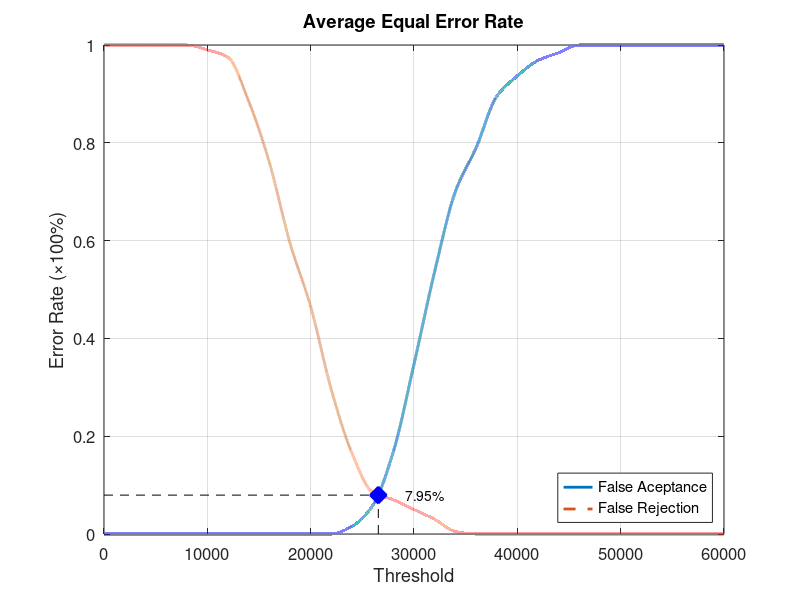
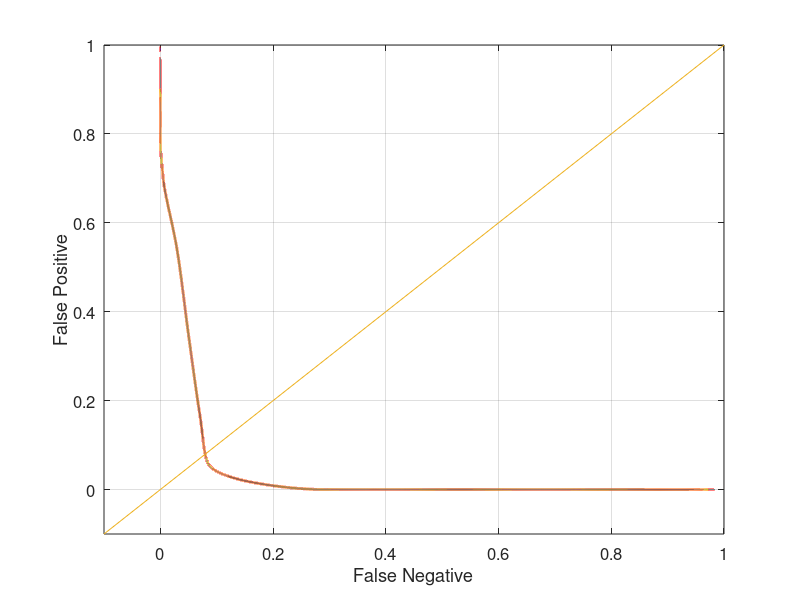

Write MATLAB code to recreate these figures, in order.
function yEER = Database4_3
close all;
clear;
clc;
x = 0:2000:60000;
xq = 0:0.5:60000;

y0 = [0 0 0 0 0 0 0 0 0 0 0 0 0.0157895 0.0578947 0.168421 0.347368 0.536842 0.7 0.789474 0.894737 0.936842 0.968421 0.984211 1 1 1 1 1 1 1 1];
yy0 = interp1(x, y0, xq, 'pchip');
y1 = [1 1 1 1 1 0.99 0.975 0.885 0.76 0.595 0.465 0.295 0.165 0.085 0.07 0.05 0.03 0.005 0 0 0 0 0 0 0 0 0 0 0 0 0];
yy1 = interp1(x, y1, xq, 'pchip');

% Calculating EER: 
y2 = abs(y0 - y1);
find(y2 == min(y2))
yy2 = abs(yy0 - yy1);
xEER = find(yy2 == min(yy2));
xEERIndex = xq(xEER) % X-axis EER
yEER = yy0(xEER) % Y-axis EER

main = figure
plot(xq, yy0,'-','LineWidth', 2);	hold on
plot(xq, yy1,'--','LineWidth', 2);	hold on
plot([xEERIndex xEERIndex], [0 yEER], 'k--');	hold on
plot([0 xEERIndex], [yEER yEER], 'k--');	hold on
plot(xEERIndex, yEER, 'bx', 'LineWidth', 10);	hold on
text(xEERIndex + 10 * xEERIndex / 100, yEER, [num2str(round((10000 * yEER)) / 100) '%'])
legend('False Aceptance', 'False Rejection', 'Location', 'SouthEast')
xlabel('Threshold')
ylabel('Error Rate (\times100%)')
title('Average Equal Error Rate')
set(gca, 'FontSize', 12)
axis([0 60000 0 1])
grid on

print(main, 'Database4_3Main', '-dpng');
FNRxFPR = figure('Color', [1 1 1]);
plot(yy1, yy0, '-', yy1, yy0, 'LineWidth', 2);
hold on
y = -0.1:0.1:1
plot(y, y); 
set(gca, 'FontSize', 12)
xlabel('False Negative')
ylabel('False Positive')
axis([-0.1 1 -0.1 1])
set(gca, 'FontSize', 12)
grid on

print(FNRxFPR, 'Database4_3FNRxFPR','-dpng');
end
